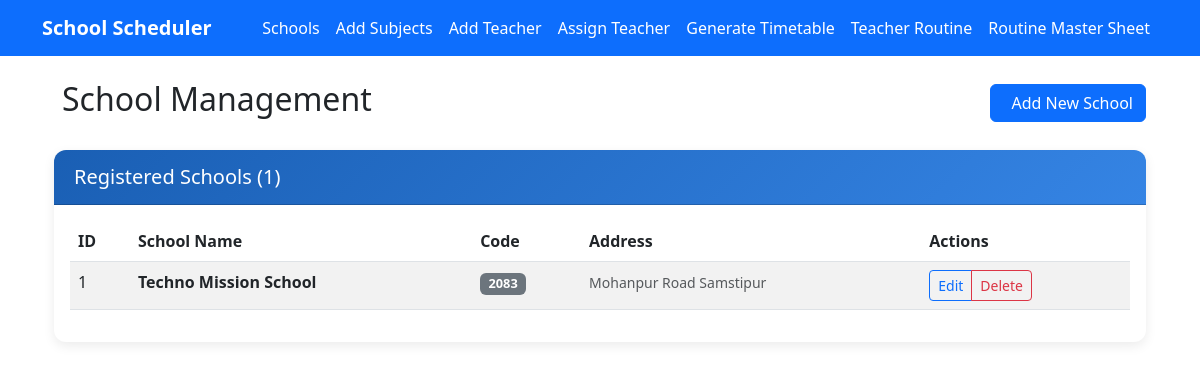
Screenshot of /schools/ with the database file from the repository.
### scheduler/models.py (models this page shows, shortened)
class SchoolMaster(models.Model):
    name = models.CharField(max_length=100)
    code = models.CharField(max_length=20, unique=True)
    address = models.TextField()

### scheduler/views.py (the view)
# urls.py: path('schools/', views.school_list, name='school_list'),
def school_list(request):
    schools = SchoolMaster.objects.all().order_by('name')
    return render(request, 'scheduler/school_list.html', {'schools': schools})

### scheduler/templates/scheduler/school_list.html (shortened to what this page needs)
{% extends 'scheduler/base.html' %}
{% block content %}
<div class="container mt-4">
    <div class="d-flex justify-content-between align-items-center mb-4">
        <h2>School Management</h2>
        <a href="{% url 'add_school' %}" class="btn btn-primary">
            Add New School
        </a>
    </div>
    {% if schools %}
    <div class="card">
        <div class="card-header">
            <h5 class="mb-0">Registered Schools ({{ schools|length }})</h5>
        </div>
        <div class="card-body">
            <div class="table-responsive">
                <table class="table table-striped">
                    <thead>
                        <tr>
                            <th>ID</th>
                            <th>School Name</th>
                            <th>Code</th>
                            <th>Address</th>
                            <th>Actions</th>
                        </tr>
                    </thead>
                    <tbody>
                        {% for school in schools %}
                        <tr>
                            <td>{{ school.id }}</td>
                            <td>
                                <strong>{{ school.name }}</strong>
                            </td>
                            <td>
                                <span class="badge bg-secondary">{{ school.code }}</span>
                            </td>
                            <td>
                                <small class="text-muted">{{ school.address|truncatewords:10 }}</small>
                            </td>
                            <td>
                                <div class="btn-group btn-group-sm">
                                    <a href="{% url 'edit_school' school.id %}" class="btn btn-outline-primary" title="Edit">
                                       Edit
                                    </a>
                                    <button type="button" class="btn btn-outline-danger"
                                            data-bs-toggle="modal" data-bs-target="#deleteModal{{ school.id }}" title="Delete">
                                        Delete
                                    </button>
                                </div>
                            </td>
                        </tr>
                        {% endfor %}
                    </tbody>
                </table>
            </div>
        </div>
    </div>
    {% endif %}
</div>
{% endblock %}

### scheduler/templates/scheduler/school_list.html (style rules this page uses)
.card { border: none; border-radius: 12px; box-shadow: 0 4px 12px rgba(0, 0, 0, 0.08); }
.card-header { background: linear-gradient(135deg, #1a5fb4 0%, #3584e4 100%); color: white; border-radius: 12px 12px 0 0 !important; padding: 15px 20px; font-weight: 600; }
.btn-group-sm > .btn { padding: 0.25rem 0.5rem; font-size: 0.875rem; }
.badge { font-size: 0.8em; }

### rows the page displays
SchoolMaster: id "1", name "Techno Mission School", code "2083", address "Mohanpur Road Samstipur"

### other values shown
{{ schools|length }} "1"
